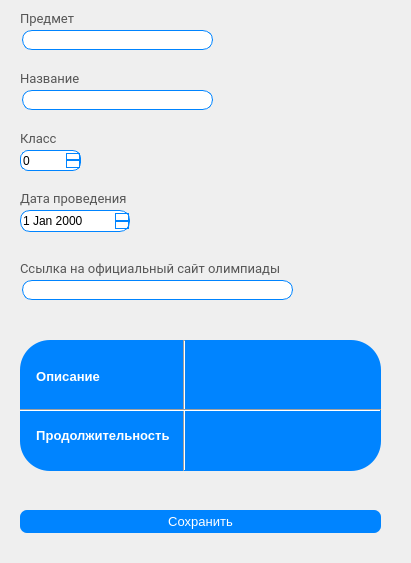
<?xml version="1.0" encoding="UTF-8"?>
<ui version="4.0">
 <class>Form</class>
 <widget class="QWidget" name="Form">
  <property name="geometry">
   <rect>
    <x>0</x>
    <y>0</y>
    <width>411</width>
    <height>563</height>
   </rect>
  </property>
  <property name="windowTitle">
   <string>Form</string>
  </property>
  <widget class="QLineEdit" name="linkEdit">
   <property name="geometry">
    <rect>
     <x>22</x>
     <y>280</y>
     <width>271</width>
     <height>20</height>
    </rect>
   </property>
   <property name="styleSheet">
    <string notr="true">border: 1px solid rgb(0, 132, 255);
border-radius: 10px;</string>
   </property>
  </widget>
  <widget class="QLineEdit" name="titleEdit">
   <property name="geometry">
    <rect>
     <x>22</x>
     <y>90</y>
     <width>191</width>
     <height>20</height>
    </rect>
   </property>
   <property name="styleSheet">
    <string notr="true">border: 1px solid rgb(0, 132, 255);
border-radius: 10px;</string>
   </property>
  </widget>
  <widget class="QSpinBox" name="classEdit">
   <property name="geometry">
    <rect>
     <x>20</x>
     <y>150</y>
     <width>61</width>
     <height>21</height>
    </rect>
   </property>
   <property name="styleSheet">
    <string notr="true">QSpinBox{
	border: 1px solid rgb(0, 132, 255);
	border-radius: 8px;
}
QSpinBox::up-button {
	border: 1px solid rgb(0, 132, 255);
	 border-radius: 0 1px 1px 0;
}
QSpinBox::down-button {
	 border: 1px solid rgb(0, 132, 255);
	 border-radius: 0 1px 1px 0;
}</string>
   </property>
  </widget>
  <widget class="QPushButton" name="saveButton">
   <property name="geometry">
    <rect>
     <x>20</x>
     <y>510</y>
     <width>361</width>
     <height>23</height>
    </rect>
   </property>
   <property name="font">
    <font>
     <family>MS Shell Dlg 2</family>
     <pointsize>10</pointsize>
    </font>
   </property>
   <property name="styleSheet">
    <string notr="true">QPushButton {
	background-color: rgb(0, 132, 255);
	border-radius: 7px;
	color: #fff;
}

QPushButton:hover {
	background-color: rgb(0, 166, 255);
}
</string>
   </property>
   <property name="text">
    <string>Сохранить</string>
   </property>
  </widget>
  <widget class="QDateEdit" name="dateEdit">
   <property name="geometry">
    <rect>
     <x>20</x>
     <y>210</y>
     <width>110</width>
     <height>22</height>
    </rect>
   </property>
   <property name="styleSheet">
    <string notr="true">QDateEdit{
	border-radius: 10px;
    border: 1px solid rgb(0, 132, 255);
}

QDateEdit::up-button {
	border: 1px solid rgb(0, 132, 255);
	 border-radius: 0 1px 1px 0;
}
QDateEdit::down-button {
	 border: 1px solid rgb(0, 132, 255);
	 border-radius: 0 1px 1px 0;
}</string>
   </property>
  </widget>
  <widget class="QFrame" name="frame">
   <property name="geometry">
    <rect>
     <x>20</x>
     <y>340</y>
     <width>361</width>
     <height>131</height>
    </rect>
   </property>
   <property name="styleSheet">
    <string notr="true">background-color: rgb(0, 132, 255);
border-radius: 30px;
</string>
   </property>
   <property name="frameShape">
    <enum>QFrame::StyledPanel</enum>
   </property>
   <property name="frameShadow">
    <enum>QFrame::Raised</enum>
   </property>
   <layout class="QVBoxLayout" name="verticalLayout_9">
    <item>
     <layout class="QGridLayout" name="gridLayout">
      <item row="0" column="1">
       <widget class="QPlainTextEdit" name="descrPlainEdit">
        <property name="styleSheet">
         <string notr="true">color: #fff;</string>
        </property>
        <property name="plainText">
         <string/>
        </property>
       </widget>
      </item>
      <item row="0" column="0">
       <widget class="QLabel" name="label_7">
        <property name="font">
         <font>
          <pointsize>10</pointsize>
          <weight>75</weight>
          <bold>true</bold>
         </font>
        </property>
        <property name="styleSheet">
         <string notr="true">color: #fff;</string>
        </property>
        <property name="text">
         <string>  Описание</string>
        </property>
       </widget>
      </item>
      <item row="1" column="0">
       <widget class="QLabel" name="label_5">
        <property name="font">
         <font>
          <pointsize>10</pointsize>
          <weight>75</weight>
          <bold>true</bold>
         </font>
        </property>
        <property name="styleSheet">
         <string notr="true">color: #fff;</string>
        </property>
        <property name="text">
         <string>  Продолжительность </string>
        </property>
       </widget>
      </item>
      <item row="1" column="1">
       <widget class="QPlainTextEdit" name="durPlainEdit">
        <property name="styleSheet">
         <string notr="true">color: #fff;</string>
        </property>
       </widget>
      </item>
     </layout>
    </item>
   </layout>
  </widget>
  <widget class="Line" name="line_2">
   <property name="geometry">
    <rect>
     <x>169</x>
     <y>340</y>
     <width>31</width>
     <height>131</height>
    </rect>
   </property>
   <property name="orientation">
    <enum>Qt::Vertical</enum>
   </property>
  </widget>
  <widget class="QLabel" name="label_9">
   <property name="geometry">
    <rect>
     <x>20</x>
     <y>190</y>
     <width>111</width>
     <height>16</height>
    </rect>
   </property>
   <property name="font">
    <font>
     <family>Roboto</family>
     <pointsize>10</pointsize>
    </font>
   </property>
   <property name="styleSheet">
    <string notr="true">color: #565656;</string>
   </property>
   <property name="text">
    <string>Дата проведения</string>
   </property>
  </widget>
  <widget class="QLabel" name="label_8">
   <property name="geometry">
    <rect>
     <x>20</x>
     <y>130</y>
     <width>61</width>
     <height>16</height>
    </rect>
   </property>
   <property name="font">
    <font>
     <family>Roboto</family>
     <pointsize>10</pointsize>
    </font>
   </property>
   <property name="styleSheet">
    <string notr="true">color: #565656;</string>
   </property>
   <property name="text">
    <string>Класс</string>
   </property>
  </widget>
  <widget class="QLabel" name="label_3">
   <property name="geometry">
    <rect>
     <x>20</x>
     <y>260</y>
     <width>271</width>
     <height>16</height>
    </rect>
   </property>
   <property name="font">
    <font>
     <family>Roboto</family>
     <pointsize>10</pointsize>
    </font>
   </property>
   <property name="styleSheet">
    <string notr="true">color: #565656;</string>
   </property>
   <property name="text">
    <string>Ссылка на официальный сайт олимпиады</string>
   </property>
  </widget>
  <widget class="QLabel" name="label_2">
   <property name="geometry">
    <rect>
     <x>20</x>
     <y>70</y>
     <width>61</width>
     <height>16</height>
    </rect>
   </property>
   <property name="font">
    <font>
     <family>Roboto</family>
     <pointsize>10</pointsize>
    </font>
   </property>
   <property name="styleSheet">
    <string notr="true">color: #565656;</string>
   </property>
   <property name="text">
    <string>Название</string>
   </property>
  </widget>
  <widget class="Line" name="line">
   <property name="geometry">
    <rect>
     <x>20</x>
     <y>400</y>
     <width>361</width>
     <height>20</height>
    </rect>
   </property>
   <property name="orientation">
    <enum>Qt::Horizontal</enum>
   </property>
  </widget>
  <widget class="QLineEdit" name="subjectEdit">
   <property name="geometry">
    <rect>
     <x>22</x>
     <y>30</y>
     <width>191</width>
     <height>20</height>
    </rect>
   </property>
   <property name="styleSheet">
    <string notr="true">border: 1px solid rgb(0, 132, 255);
border-radius: 10px;</string>
   </property>
  </widget>
  <widget class="QLabel" name="label_4">
   <property name="geometry">
    <rect>
     <x>20</x>
     <y>10</y>
     <width>61</width>
     <height>16</height>
    </rect>
   </property>
   <property name="font">
    <font>
     <family>Roboto</family>
     <pointsize>10</pointsize>
    </font>
   </property>
   <property name="styleSheet">
    <string notr="true">color: #565656;</string>
   </property>
   <property name="text">
    <string>Предмет</string>
   </property>
  </widget>
 </widget>
 <resources/>
 <connections/>
</ui>
